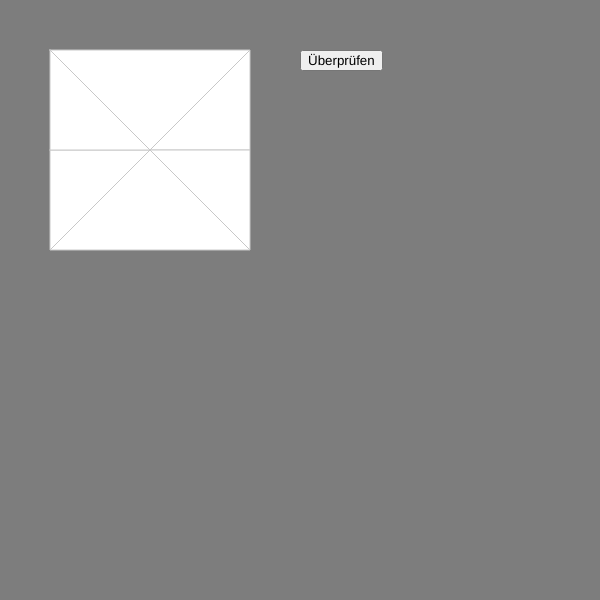
Frame 1 (no input)
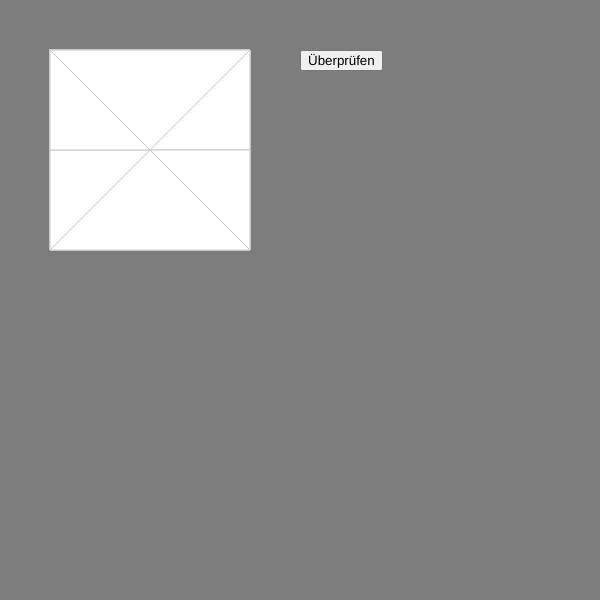
Frame 60 (no input)
Frame 120 (the mouse pressed at the canvas centre since frame 60): identical to frame 60, image omitted

The p5.js sketch that drew these frames (run headless with seeded random() and noise() and a simulated clock; from frame 60 on, the mouse is pressed at the canvas centre):

// p5.js sketch
// ── sketch.js
/* 
Based on Dan Shiffman's video 6.7 p5.js clicking on objects
Code for video https://vimeo.com/channels/learningp5js/141919520
*/
//https://stackoverflow.com/questions/70202216/is-there-a-way-to-check-if-the-mouse-is-clicked-on-a-certain-element-in-p5-js
//https://editor.p5js.org/Kumu-Paul/sketches/kyu5SRqKp
//PiP problem: https://en.wikipedia.org/wiki/Point_in_polygon
//ternary operators: https://developer.mozilla.org/en-US/docs/Learn/JavaScript/Building_blocks/conditionals

var triangles = [];
var sum = 0;


function setup() {
  createCanvas(600, 600);
  background(125);
  for (var i = 0; i < 6; i++) {
    triangles.push(new Triangle(i));
  }
  button = createButton('Überprüfen');
  button.position(300, 50);
  
  
}

function mouseClicked() {
  for (var i = 0; i < triangles.length; i++) {
    triangles[i].clicked(mouseX,mouseY);
  }
}

function draw() {
  sum = 0;
  for (var i = 0; i < triangles.length; i++) {
    triangles[i].display();

    sum = sum + triangles[i].area();
    
  }
  button.mousePressed(check_answer);

}

/////
function Triangle(num) {
  list_triangles = [[[50,250,150],[50,50,150],[2]],[[150,250,250],[150,50,150],[1]],[[150,250,250],[150,150,250],[1]],[[150,50,250],[150,250,250],[2]],[[50,150,50],[150,150,250],[1]],[[50,50,150],[50,150,150],[1]]];
  this.col = color(255,255,255);
  this.c = false;
  this.vert_x = [list_triangles[num][0][0],list_triangles[num][0][1],list_triangles[num][0][2]];
  this.vert_y = [list_triangles[num][1][0],list_triangles[num][1][1],list_triangles[num][1][2]];
  this.area_t = list_triangles[num][2][0];
  this.display = function() {
    stroke(200);
    
    beginShape();
    fill(this.col);
    for (var i = 0; i < 3; i++){
      vertex(this.vert_x[i],this.vert_y[i]);
    }
    endShape(CLOSE);
  }
  
  this.clicked = function(x,y) {
    this.count = 0;
    
    for (let i = 0,j=2;i<3;j=i++) {
      //j = (i + 1) % 3;
      if ((y > this.vert_y[i]) != (y > this.vert_y[j])) {
        this.slope = (this.vert_y[i]-this.vert_y[j])/(this.vert_x[i]-this.vert_x[j]);
        this.x_slope = this.vert_x[i] + ((y-this.vert_y[i])/this.slope);
        if ((x > this.x_slope)) {
          this.count = this.count + 1;
        }
      }
    }
    
    if (this.count == 1 && !this.c) {
      this.col = color(255, 0, 200);
      this.c = !this.c;
    }
    else if (this.count == 1 && this.c) {
      this.col = color(255, 255, 255);
      this.c = !this.c;
    }
  }


  this.area = function() {
    if (this.c) {
    return this.area_t;
    }
    else {
      return 0;
    }
  }

}

function check_answer() {
  background(125);
  textSize(20);

  if (sum == 4){
    stroke(0);
    fill(255, 102, 153);
    text('Richtig', 300, 200);
  }
  else if (sum != 4){
    stroke(0);
    fill(200, 102, 153);
    text('Versuche es nochmals', 300, 200);
  }
  
}
